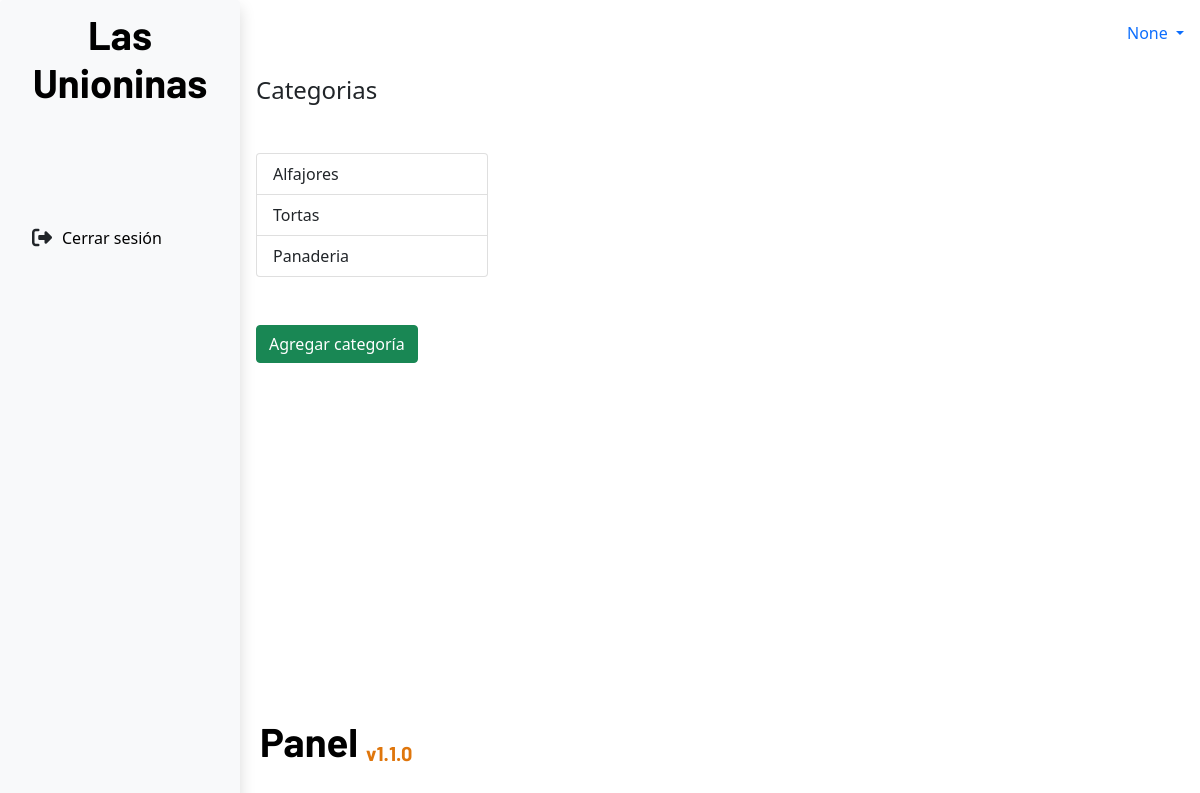
Page /categories/ on the committed database.
### app/models.py (models this page shows, shortened)
class CategoryProduct(models.Model):
    name = models.CharField(max_length=50)

### app/views.py (the view)
# urls.py: path('categories/', views.categories, name="categories"),
def categories(request):
    categories_data = CategoryProduct.objects.all()
    return render(request, "categories/categories.html", {"categories": categories_data})

### app/context_processors.py (called while the page is built)
def get_username(request):
    username = request.session.get('username', None)
    return {
        "username": username
    }

def get_role(request):
    role = request.session.get("role")
    return {
        "role": role
    }

def get_low_stock(request):
    low_stock = request.session.get("low_stock")
    return {
        "low_stock": low_stock
    }

### app/templates/categories/categories.html
{%extends 'base.html'%}
{% block content %}
<div class="mb-5">
    <h4>Categorias</h4>
</div>
<div class="w-50">
    {% if categories %}
    <div class="list-group">
        {% for data in categories %}
            <button type="button" class="list-group-item list-group-item-action w-50">{{data.name}}</button>
        {% endfor %}
      </div>
    {% else %}
    <p class="alert alert-warning w-50 text-center">No existen categorías</p>
    {% endif %}
    <a href="{% url "add_categories" %}" class="btn btn-success mt-5">Agregar categoría</a>
</div>
{% endblock content %}

### app/static/css/panel.css (style rules this page uses)
:root { --titles: "Barlow", sans-serif; --primary: #1ea4a2; --primary: #1ea4a2; --light: #eef0f4; --grey: #fafafa; --black: #06070a; --blackclaire: #1d2125; --oceanBlue: #172d4f; }
* { box-sizing: border-box; margin: 0; padding: 0; }
html, body { min-height: 100%; height: 100%; }

### rows in the picture
CategoryProduct: name "Alfajores"
CategoryProduct: name "Tortas"
CategoryProduct: name "Panaderia"

### other values in the picture
{{ username }} "None"
